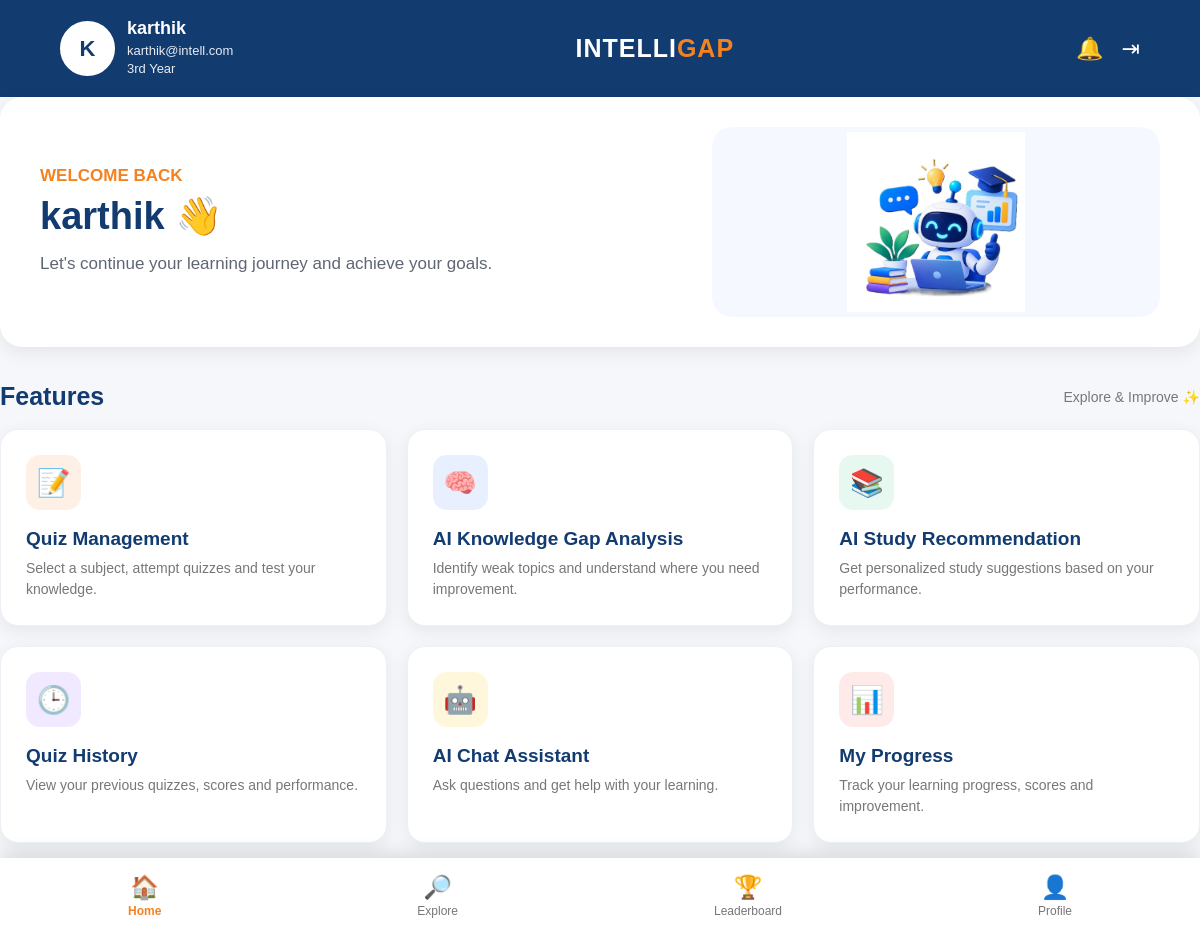
Screenshot of /dashboard/ (signed in) with the database file from the repository.
### accounts/models.py (models this page shows, shortened)
class Student(models.Model):
    name = models.CharField(max_length=100)
    email = models.EmailField(unique=True)
    phone = models.CharField(
        max_length=15,
        unique=True,
        null=True,
        blank=True
    )
    password = models.CharField(max_length=128)
    year = models.CharField(
        max_length=20,
        null=True,
        blank=True
    )

### accounts/views/student_views.py (the view)
def dashboard(request):
    student_id = request.session.get("student_id")
    if not student_id:
        return redirect("/login/")
    try:
        student = Student.objects.get(id=student_id)
    except Student.DoesNotExist:
        request.session.flush()
        return redirect("/login/")
    results = QuizResult.objects.filter(
        student=student
    ).order_by("-id")
    latest = results.first()
    total_quizzes = results.count()
    overall_score = 0
    if total_quizzes > 0:
        total_score = sum(result.score for result in results)
        total_questions = sum(result.total_questions for result in results)
        if total_questions > 0:
            overall_score = round(
                (total_score / total_questions) * 100
            )
    wrong_answers = WrongAnswer.objects.filter(
        student=student
    )
    weak_counter = Counter(
        wrong_answers.values_list("topic", flat=True)
    )
    weak_topics = [
        topic
        for topic, count in weak_counter.most_common(5)
    ]
    attempted_question_ids = set()
    for result in results:
        pass
    student_wrong_questions = set(
        wrong_answers.values_list(
            "question_id",
            flat=True
        )
    )
    all_student_questions = set(
        QuizResult.objects.filter(
            student=student
        ).values_list(
            "id",
            flat=True
        )
    )
    strong_topics = []
    if total_quizzes > 0:
        attempted_topics = Counter()
        for result in results:
            questions = Question.objects.filter(
                subject=result.subject
            )
            for question in questions:
                attempted_topics[question.topic] += 1
        for topic in attempted_topics.keys():
            wrong_count = weak_counter.get(topic, 0)
            if wrong_count == 0:
                strong_topics.append(topic)
    return render(
        request,
        "accounts/dashboard.html",
        {
            "student": student,
            "latest": latest,
            "total_quizzes": total_quizzes,
            "overall_score": overall_score,
            "weak_topics": weak_topics,
            "strong_topics": strong_topics[:5],
        }
    )

### accounts/templates/accounts/dashboard.html (shortened to what this page needs)
<!DOCTYPE html>
<html lang="en">
<head>
</head>
<body>
<header class="header">
  <div class="profile">
    <div class="profile-icon">
        {% if student.name %}
            {{ student.name|first|upper }}
        {% else %}
            S
        {% endif %}
    </div>
    <div class="student-details">
        <h3>
            {{ student.name }}
        </h3>
        <p>
            {{ student.email }}
        </p>
        {% if student.year %}
            <p>
                {{ student.year }}
            </p>
        {% endif %}
    </div>
</div>
    <div class="logo">
        <h1>
            INTELLI<span>GAP</span>
        </h1>
    </div>
    <div class="header-actions">
        <a href="#" title="Notifications">
            🔔
        </a>
        <a href="/login/" title="Logout">
            ⇥
        </a>
    </div>
</header>
<main class="container">
   <div class="welcome">
    <div class="welcome-text">
        <small>
            WELCOME BACK
        </small>
        <h1>
            {{ student.name }} 👋
        </h1>
        <p>
            Let's continue your learning journey
            and achieve your goals.
        </p>
    </div>
    <div class="welcome-illustration">
    <img src="/static/images/ai-dashboard.jpeg"
             alt="AI Learning Assistant">
        </div>
    </div>
    <div class="title">
        <h2>
            Features
        </h2>
        <p>
            Explore & Improve ✨
        </p>
    </div>
    <section class="modules">
        <a href="/subjects/" class="module">
            <div class="module-icon orange">
                📝
            </div>
            <h3>
                Quiz Management
            </h3>
            <p>
                Select a subject, attempt quizzes
                and test your knowledge.
            </p>
        </a>
        <a href="#" class="module">
            <div class="module-icon blue">
                🧠
            </div>
            <h3>
                AI Knowledge Gap Analysis
            </h3>
            <p>
                Identify weak topics and understand
                where you need improvement.
            </p>
        </a>
        <a href="#" class="module">
            <div class="module-icon green">
                📚
            </div>
            <h3>
                AI Study Recommendation
            </h3>
            <p>
                Get personalized study suggestions
                based on your performance.
            </p>
        </a>
        <a href="{% url 'quiz_history' %}" class="module">
            <div class="module-icon purple">
                🕒
            </div>
            <h3>
                Quiz History
            </h3>
            <p>
                View your previous quizzes,
                scores and performance.
            </p>
        </a>
        <a href="#" class="module">
            <div class="module-icon yellow">
                🤖
            </div>
            <h3>
                AI Chat Assistant
            </h3>
            <p>
                Ask questions and get help with
                your learning.
            </p>
        </a>
        <a href="#" class="module">
            <div class="module-icon red">
                📊
            </div>
            <h3>
                My Progress
            </h3>
            <p>
                Track your learning progress,
                scores and improvement.
            </p>
        </a>
    </section>
</main>
<nav class="bottom-nav">
    <a href="#" class="nav-item active">
        <span>🏠</span>
        Home
    </a>
    <a href="/subjects/" class="nav-item">
        <span>🔎</span>
        Explore
    </a>
    <a href="#" class="nav-item">
        <span>🏆</span>
        Leaderboard
    </a>
    <a href="#" class="nav-item">
        <span>👤</span>
        Profile
    </a>
</nav>
</body>
</html>

### accounts/templates/accounts/dashboard.html (style rules this page uses)
* { box-sizing: border-box; margin: 0; padding: 0; font-family: Arial, sans-serif; }
body { background: #f5f7fb; color: #123b70; padding-bottom: 90px; }
.header { background: #123b70; color: white; padding: 18px 5%; display: flex; align-items: center; justify-content: space-between; }
.profile { display: flex; align-items: center; gap: 12px; }
.profile-icon { width: 55px; height: 55px; border-radius: 50%; background: white; color: #123b70; display: flex; align-items: center; justify-content: center; font-size: 22px; font-weight: bold; border: 3px solid white; }
.student-details { color: white; }
.student-details h3 { font-size: 18px; margin-bottom: 4px; }
.student-details p { font-size: 13px; margin: 3px 0; opacity: 0.9; }
.logo { text-align: center; }
.logo h1 { font-size: 25px; letter-spacing: 1px; }
.logo span { color: #f58220; }
.header-actions { display: flex; gap: 18px; align-items: center; }
.header-actions a { color: white; text-decoration: none; font-size: 22px; }
.welcome { background: white; border-radius: 22px; padding: 30px 40px; min-height: 230px; display: flex; align-items: center; justify-content: space-between; box-shadow: 0 5px 20px rgba(0,0,0,0.08); margin-bottom: 35px; overflow: hidden; }
.welcome-text { width: 55%; }
.welcome small { color: #f58220; font-size: 17px; font-weight: bold; }
.welcome h1 { color: #123b70; font-size: 38px; margin: 8px 0 12px; }
.welcome p { color: #5f6673; font-size: 17px; line-height: 1.6; }
.welcome-illustration { width: 40%; height: 190px; background: #f5f8ff; border-radius: 20px; position: relative; display: flex; align-items: center; justify-content: center; }
.welcome-illustration img { width: 100%; height: 95%; object-fit: contain; }
.title { display: flex; justify-content: space-between; align-items: center; margin-bottom: 18px; }
.title h2 { color: #123b70; font-size: 25px; }
.title p { color: #777; font-size: 14px; }
.modules { display: grid; grid-template-columns: repeat(3, 1fr); gap: 20px; }
.module { background: white; border-radius: 18px; padding: 25px; min-height: 190px; box-shadow: 0 5px 18px rgba(0,0,0,0.07); text-decoration: none; color: inherit; transition: 0.2s; border: 1px solid #edf0f5; }
.module-icon { width: 55px; height: 55px; border-radius: 14px; display: flex; align-items: center; justify-content: center; font-size: 27px; margin-bottom: 18px; }
.orange { background: #fff0e5; }
.blue { background: #e8f0ff; }
.green { background: #e7f8f0; }
.purple { background: #f0e9ff; }
.yellow { background: #fff7db; }
.red { background: #ffeaea; }
.module h3 { color: #123b70; font-size: 19px; margin-bottom: 8px; }
.module p { color: #777; font-size: 14px; line-height: 1.5; }
.bottom-nav { position: fixed; bottom: 0; left: 0; right: 0; height: 75px; background: white; display: flex; justify-content: space-around; align-items: center; box-shadow: 0 -4px 18px rgba(0,0,0,0.12); z-index: 100; }
.nav-item { text-decoration: none; color: #777; text-align: center; font-size: 12px; }
.nav-item span { display: block; font-size: 23px; margin-bottom: 3px; }
.nav-item.active { color: #f58220; font-weight: bold; }

### rows the page displays
Student: name|first "K", name "karthik", email "karthik@intell.com", year "3rd Year"
